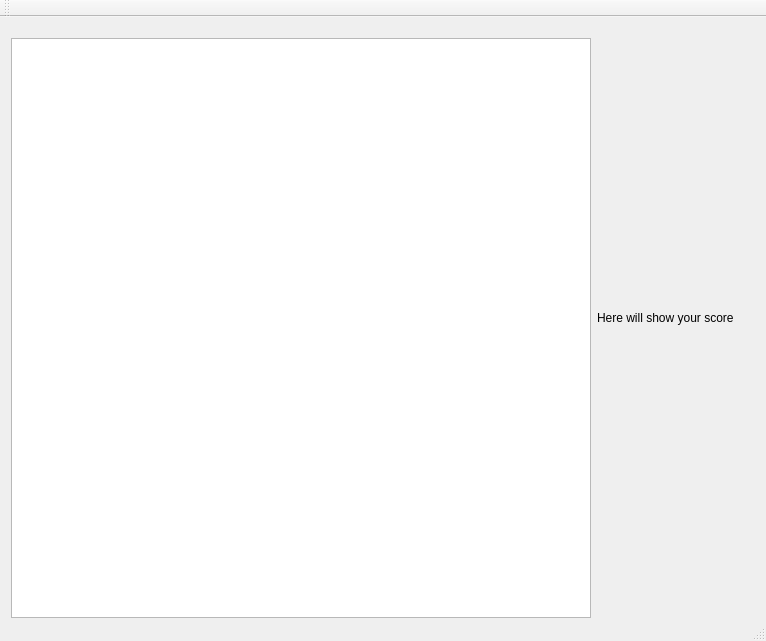
<?xml version="1.0" encoding="UTF-8"?>
<ui version="4.0">
 <class>MainWindow</class>
 <widget class="QMainWindow" name="MainWindow">
  <property name="geometry">
   <rect>
    <x>0</x>
    <y>0</y>
    <width>766</width>
    <height>625</height>
   </rect>
  </property>
  <property name="mouseTracking">
   <bool>true</bool>
  </property>
  <property name="windowTitle">
   <string>MainWindow</string>
  </property>
  <widget class="QWidget" name="centralWidget">
   <layout class="QGridLayout" name="gridLayout">
    <item row="0" column="0">
     <widget class="QGraphicsView" name="graphicsView">
      <property name="minimumSize">
       <size>
        <width>580</width>
        <height>580</height>
       </size>
      </property>
      <property name="maximumSize">
       <size>
        <width>560</width>
        <height>560</height>
       </size>
      </property>
     </widget>
    </item>
    <item row="0" column="1">
     <layout class="QVBoxLayout" name="verticalLayout">
      <item>
       <widget class="QLabel" name="label">
        <property name="text">
         <string>Here will show your score</string>
        </property>
       </widget>
      </item>
     </layout>
    </item>
   </layout>
  </widget>
  <widget class="QMenuBar" name="menuBar">
   <property name="geometry">
    <rect>
     <x>0</x>
     <y>0</y>
     <width>766</width>
     <height>23</height>
    </rect>
   </property>
  </widget>
  <widget class="QToolBar" name="mainToolBar">
   <attribute name="toolBarArea">
    <enum>TopToolBarArea</enum>
   </attribute>
   <attribute name="toolBarBreak">
    <bool>false</bool>
   </attribute>
  </widget>
  <widget class="QStatusBar" name="statusBar"/>
 </widget>
 <layoutdefault spacing="6" margin="11"/>
 <resources/>
 <connections/>
</ui>
